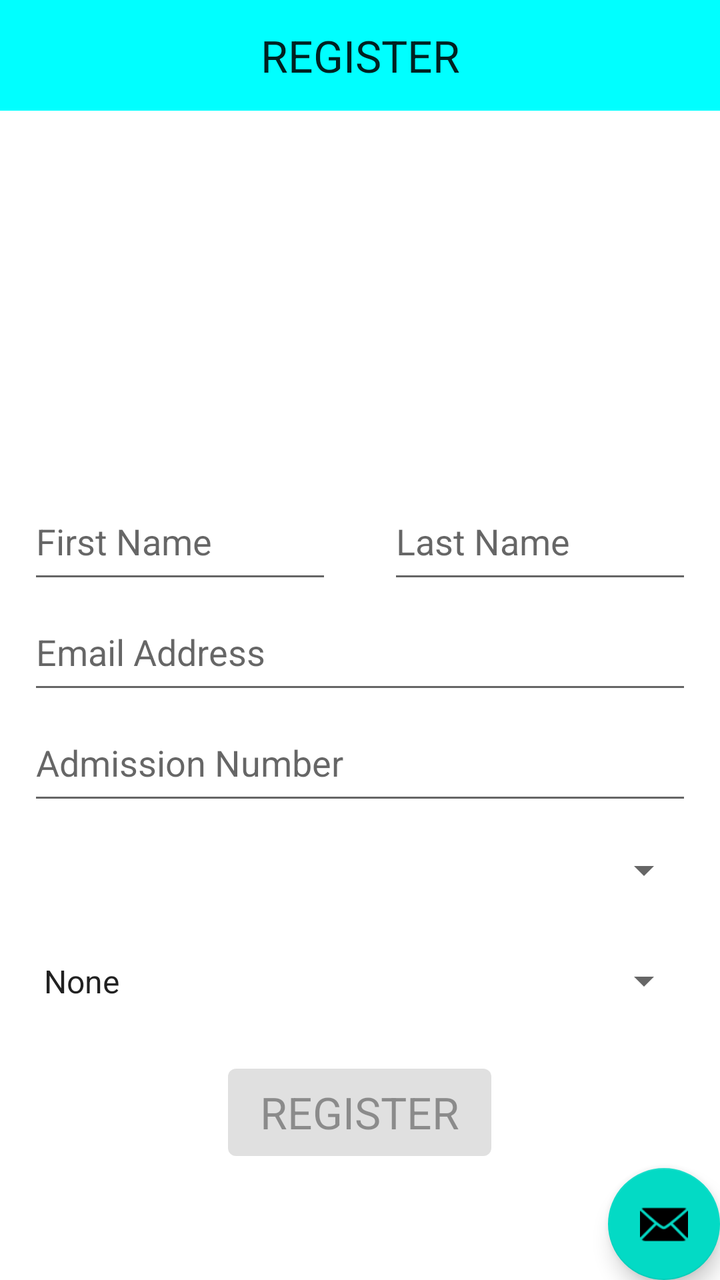
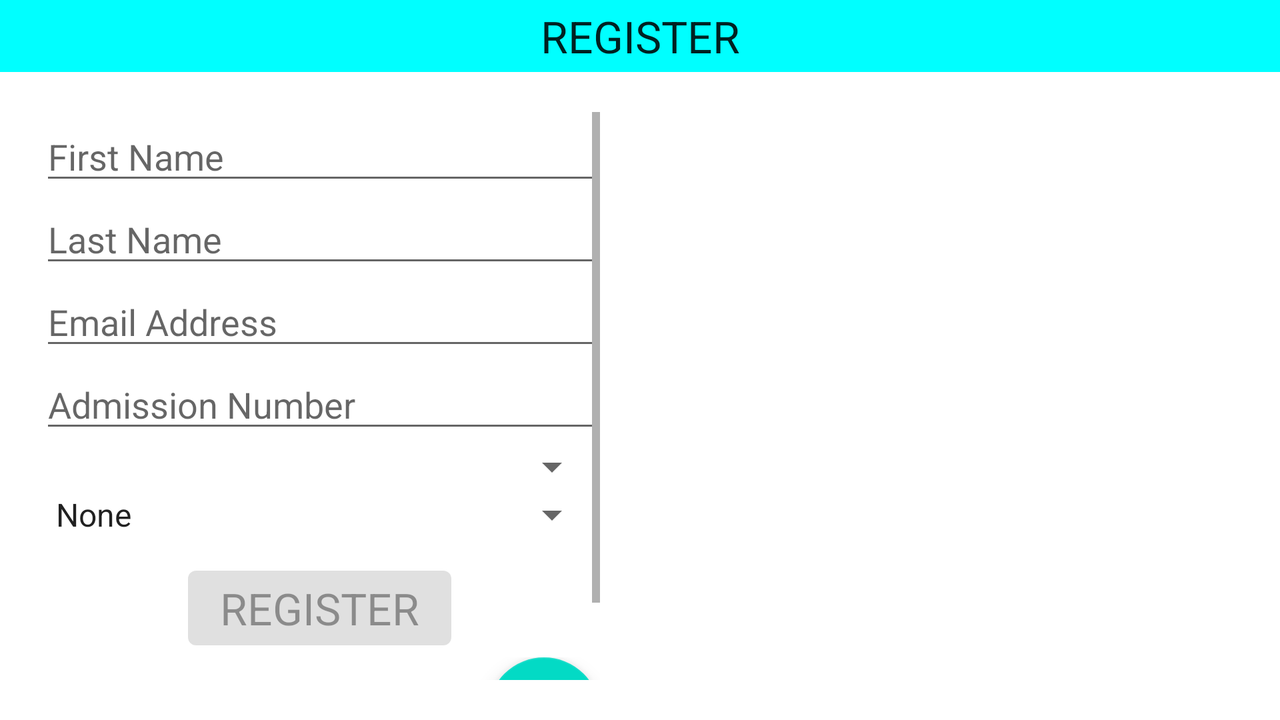

First picture: res/layout/ on a phone held upright. Second picture: the repository's own variant of that layout, on a device whose configuration matches the variant's folder. Source for both follows.
<!-- AndroidManifest.xml: application theme AppTheme -->
<!-- res/layout/fragment_register.xml -->
<?xml version="1.0" encoding="utf-8"?>
<LinearLayout
    xmlns:android="http://schemas.android.com/apk/res/android"
    xmlns:tools="http://schemas.android.com/tools"
    android:layout_width="match_parent"
    android:layout_height="match_parent"
    android:orientation="vertical"
    tools:context="com.example.android.classlist.activities.RegisterActivity">

    <LinearLayout
        android:layout_width="match_parent"
        android:layout_height="0dp"
        android:background="#00FFFF"
        android:layout_weight="1">

        <TextView
            android:layout_width="match_parent"
            android:layout_height="wrap_content"
            android:layout_gravity="center"
            android:text="@string/register_btn"
            android:textAlignment="center"
            android:textAppearance="?android:textAppearanceLarge"/>

    </LinearLayout>

    <LinearLayout
        android:layout_width="match_parent"
        android:layout_height="0dp"
        android:layout_margin="10dp"
        android:layout_weight="3"
        android:gravity="center"
        android:layout_marginTop="30dp"
        android:weightSum="1">

        <android.support.v7.widget.RecyclerView
            android:id="@+id/fragment_register_recycler_view"
            android:layout_width="match_parent"
            android:layout_height="match_parent"
            android:scrollbars="vertical" />

    </LinearLayout>

    <LinearLayout
        android:layout_width="match_parent"
        android:layout_height="0dp"
        android:layout_weight="1"
        android:layout_marginStart="14dp"
        android:layout_marginLeft="14dp"
        android:layout_marginEnd="14dp"
        android:layout_marginRight="14dp">

        <EditText
            android:id="@+id/firstName"
            android:layout_width="0dp"
            android:layout_height="match_parent"
            android:layout_gravity="center"
            android:layout_weight="1"
            android:layout_marginEnd="14dp"
            android:layout_marginRight="14dp"
            android:inputType="text"
            android:hint="@string/first_name"
            />

        <EditText
            android:id="@+id/lastName"
            android:layout_width="0dp"
            android:layout_height="match_parent"
            android:layout_weight="1"
            android:layout_marginStart="14dp"
            android:layout_marginLeft="14dp"
            android:inputType="text"
            android:hint="@string/last_name"
            />

    </LinearLayout>

    <EditText
        android:id="@+id/emailAddress"
        android:layout_width="match_parent"
        android:layout_height="0dp"
        android:layout_weight="1"
        android:layout_gravity="center"
        android:layout_marginStart="14dp"
        android:layout_marginLeft="14dp"
        android:layout_marginEnd="14dp"
        android:layout_marginRight="14dp"
        android:ems="10"
        android:inputType="textEmailAddress"
        android:hint="@string/email"/>

    <EditText
        android:id="@+id/admissionNum"
        android:layout_width="match_parent"
        android:layout_height="0dp"
        android:layout_weight="1"
        android:layout_gravity="center"
        android:layout_marginStart="14dp"
        android:layout_marginLeft="14dp"
        android:layout_marginEnd="14dp"
        android:layout_marginRight="14dp"
        android:hint="@string/admission_number"
        android:inputType="text"
        />

    <Spinner
        android:id="@+id/department"
        android:layout_width="match_parent"
        android:layout_height="0dp"
        android:layout_weight="1"
        android:layout_marginStart="14dp"
        android:layout_marginLeft="14dp"
        android:layout_marginEnd="14dp"
        android:layout_marginRight="14dp"
        />

    <Spinner
        android:id="@+id/year"
        android:layout_width="match_parent"
        android:layout_height="0dp"
        android:layout_weight="1"
        android:layout_marginStart="14dp"
        android:layout_marginLeft="14dp"
        android:layout_marginEnd="14dp"
        android:layout_marginRight="14dp"
        android:entries="@array/Years_of_study"
        android:prompt="@string/year_prompt"
        />

    <RelativeLayout
        android:layout_width="match_parent"
        android:layout_height="0dp"
        android:gravity="center"
        android:layout_marginStart="14dp"
        android:layout_marginLeft="14dp"
        android:layout_marginEnd="14dp"
        android:layout_marginRight="14dp"
        android:layout_marginTop="10dp"
        android:layout_weight="1">

        <Button
            android:id="@+id/register_btn"
            android:layout_width="wrap_content"
            android:layout_height="match_parent"
            android:text="@string/register_btn"
            android:enabled="false"
            android:layout_centerInParent="true"
            android:textAppearance="?android:textAppearanceLarge"/>

        <include layout="@layout/set_progress_bar"/>

    </RelativeLayout>

    <android.support.design.widget.FloatingActionButton
        android:id = "@+id/fab"
        android:layout_width="wrap_content"
        android:layout_height="wrap_content"
        android:layout_marginStart="5dp"
        android:layout_marginLeft="5dp"
        android:layout_gravity="end"
        android:src="@android:drawable/ic_dialog_email"/>

</LinearLayout>
<!-- res/layout/set_progress_bar.xml (included above) -->
<?xml version="1.0" encoding="utf-8"?>
<RelativeLayout xmlns:android="http://schemas.android.com/apk/res/android"
             xmlns:tools="http://schemas.android.com/tools"
             android:layout_width="match_parent"
             android:layout_height="wrap_content"
             tools:showIn="@layout/fragment_register" >

    <ProgressBar
        android:id="@+id/simpleProgressBar"
        android:layout_width="wrap_content"
        android:layout_height="wrap_content"
        android:visibility="invisible"
        android:layout_centerInParent="true"
        />

</RelativeLayout>
<!-- resources referenced by this layout -->
<resources>
  <string-array name="Years_of_study">
          <item>None</item>
          <item>1</item>
          <item>2</item>
          <item>3</item>
          <item>4</item>
          <item>5</item>
      </string-array>
  <string name="admission_number">Admission Number</string>
  <string name="email">Email Address</string>
  <string name="first_name">First Name</string>
  <string name="last_name">Last Name</string>
  <string name="register_btn">REGISTER</string>
  <string name="year_prompt">Choose year of study</string>
</resources>
<!-- res/layout-land/fragment_register.xml (the repository's variant of the layout above) -->
<!-- drawn on the phone turned sideways -->
<?xml version="1.0" encoding="utf-8"?>
<LinearLayout
    xmlns:android="http://schemas.android.com/apk/res/android"
    xmlns:tools="http://schemas.android.com/tools"
    android:layout_width="match_parent"
    android:layout_height="match_parent"
    android:orientation="vertical"
    tools:context="com.example.android.classlist.activities.RegisterActivity">

    <LinearLayout
        android:layout_width="match_parent"
        android:layout_height="0dp"
        android:background="#00FFFF"
        android:layout_weight="1">

        <TextView
            android:layout_width="match_parent"
            android:layout_height="wrap_content"
            android:layout_gravity="center"
            android:text="@string/register_btn"
            android:textAlignment="center"
            android:textAppearance="?android:textAppearanceLarge"/>

    </LinearLayout>

    <LinearLayout
        android:layout_width="match_parent"
        android:layout_height="0dp"
        android:orientation="horizontal"
        android:layout_weight="9"
        android:baselineAligned="false">

            <ScrollView
                android:layout_width="0dp"
                android:layout_height="match_parent"
                android:orientation="vertical"
                android:layout_weight="1"
                android:layout_margin="20dp">

                <RelativeLayout
                    android:layout_width="match_parent"
                    android:layout_height="wrap_content">

                    <EditText
                        android:id="@+id/firstName"
                        android:layout_width="match_parent"
                        android:layout_height="wrap_content"
                        android:layout_gravity="center"
                        android:inputType="text"
                        android:hint="@string/first_name"
                        />

                    <EditText
                        android:id="@+id/lastName"
                        android:layout_width="match_parent"
                        android:layout_height="wrap_content"
                        android:layout_below="@id/firstName"
                        android:inputType="text"
                        android:hint="@string/last_name"
                        />

                    <EditText
                        android:id="@+id/emailAddress"
                        android:layout_width="match_parent"
                        android:layout_height="wrap_content"
                        android:layout_below="@id/lastName"
                        android:layout_gravity="center"
                        android:hint="@string/email"
                        android:inputType="textEmailAddress"
                        />

                    <EditText
                        android:id="@+id/admissionNum"
                        android:layout_width="match_parent"
                        android:layout_height="wrap_content"
                        android:layout_below="@id/emailAddress"
                        android:layout_gravity="center"
                        android:hint="@string/admission_number"
                        android:inputType="text"
                        />

                    <Spinner
                        android:id="@+id/department"
                        android:layout_width="match_parent"
                        android:layout_height="wrap_content"
                        android:layout_below="@id/admissionNum"
                        />

                    <Spinner
                        android:id="@+id/year"
                        android:layout_width="match_parent"
                        android:layout_height="wrap_content"
                        android:layout_below="@id/department"
                        android:entries="@array/Years_of_study"
                        android:prompt="@string/year_prompt"
                        />

                    <LinearLayout
                        android:id="@+id/linear_layout"
                        android:layout_width="match_parent"
                        android:layout_height="wrap_content"
                        android:gravity="center"
                        android:layout_marginTop="10dp"
                        android:layout_below="@id/year">

                        <Button
                            android:id="@+id/register_btn"
                            android:layout_width="wrap_content"
                            android:layout_height="wrap_content"
                            android:layout_gravity="center"
                            android:text="@string/register_btn"
                            android:enabled="false"
                            android:textAppearance="?android:textAppearanceLarge"/>
                    </LinearLayout>

                    <include layout="@layout/set_progress_bar"/>

                    <RelativeLayout
                        android:layout_width="match_parent"
                        android:layout_height="wrap_content"
                        android:layout_below="@id/linear_layout">

                        <android.support.design.widget.FloatingActionButton
                            android:id = "@+id/fab"
                            android:layout_width="wrap_content"
                            android:layout_height="wrap_content"
                            android:layout_alignParentEnd="true"
                            android:layout_alignParentRight="true"
                            android:layout_marginStart="5dp"
                            android:layout_marginLeft="5dp"
                            android:src="@android:drawable/ic_dialog_email"/>

                    </RelativeLayout>

                </RelativeLayout>

            </ScrollView>

        <LinearLayout
            android:layout_width="0dp"
            android:layout_height="match_parent"
            android:layout_weight="1"
            android:gravity="center"
            android:layout_margin="20dp"
            android:weightSum="1">

            <android.support.v7.widget.RecyclerView
                android:id="@+id/fragment_register_recycler_view"
                android:layout_width="match_parent"
                android:layout_height="match_parent"
                android:scrollbars="vertical" />

        </LinearLayout>

    </LinearLayout>

</LinearLayout>
<!-- res/layout/fragment_register.xml (included above) -->
<?xml version="1.0" encoding="utf-8"?>
<LinearLayout
    xmlns:android="http://schemas.android.com/apk/res/android"
    xmlns:tools="http://schemas.android.com/tools"
    android:layout_width="match_parent"
    android:layout_height="match_parent"
    android:orientation="vertical"
    tools:context="com.example.android.classlist.activities.RegisterActivity">

    <LinearLayout
        android:layout_width="match_parent"
        android:layout_height="0dp"
        android:background="#00FFFF"
        android:layout_weight="1">

        <TextView
            android:layout_width="match_parent"
            android:layout_height="wrap_content"
            android:layout_gravity="center"
            android:text="@string/register_btn"
            android:textAlignment="center"
            android:textAppearance="?android:textAppearanceLarge"/>

    </LinearLayout>

    <LinearLayout
        android:layout_width="match_parent"
        android:layout_height="0dp"
        android:layout_margin="10dp"
        android:layout_weight="3"
        android:gravity="center"
        android:layout_marginTop="30dp"
        android:weightSum="1">

        <android.support.v7.widget.RecyclerView
            android:id="@+id/fragment_register_recycler_view"
            android:layout_width="match_parent"
            android:layout_height="match_parent"
            android:scrollbars="vertical" />

    </LinearLayout>

    <LinearLayout
        android:layout_width="match_parent"
        android:layout_height="0dp"
        android:layout_weight="1"
        android:layout_marginStart="14dp"
        android:layout_marginLeft="14dp"
        android:layout_marginEnd="14dp"
        android:layout_marginRight="14dp">

        <EditText
            android:id="@+id/firstName"
            android:layout_width="0dp"
            android:layout_height="match_parent"
            android:layout_gravity="center"
            android:layout_weight="1"
            android:layout_marginEnd="14dp"
            android:layout_marginRight="14dp"
            android:inputType="text"
            android:hint="@string/first_name"
            />

        <EditText
            android:id="@+id/lastName"
            android:layout_width="0dp"
            android:layout_height="match_parent"
            android:layout_weight="1"
            android:layout_marginStart="14dp"
            android:layout_marginLeft="14dp"
            android:inputType="text"
            android:hint="@string/last_name"
            />

    </LinearLayout>

    <EditText
        android:id="@+id/emailAddress"
        android:layout_width="match_parent"
        android:layout_height="0dp"
        android:layout_weight="1"
        android:layout_gravity="center"
        android:layout_marginStart="14dp"
        android:layout_marginLeft="14dp"
        android:layout_marginEnd="14dp"
        android:layout_marginRight="14dp"
        android:ems="10"
        android:inputType="textEmailAddress"
        android:hint="@string/email"/>

    <EditText
        android:id="@+id/admissionNum"
        android:layout_width="match_parent"
        android:layout_height="0dp"
        android:layout_weight="1"
        android:layout_gravity="center"
        android:layout_marginStart="14dp"
        android:layout_marginLeft="14dp"
        android:layout_marginEnd="14dp"
        android:layout_marginRight="14dp"
        android:hint="@string/admission_number"
        android:inputType="text"
        />

    <Spinner
        android:id="@+id/department"
        android:layout_width="match_parent"
        android:layout_height="0dp"
        android:layout_weight="1"
        android:layout_marginStart="14dp"
        android:layout_marginLeft="14dp"
        android:layout_marginEnd="14dp"
        android:layout_marginRight="14dp"
        />

    <Spinner
        android:id="@+id/year"
        android:layout_width="match_parent"
        android:layout_height="0dp"
        android:layout_weight="1"
        android:layout_marginStart="14dp"
        android:layout_marginLeft="14dp"
        android:layout_marginEnd="14dp"
        android:layout_marginRight="14dp"
        android:entries="@array/Years_of_study"
        android:prompt="@string/year_prompt"
        />

    <RelativeLayout
        android:layout_width="match_parent"
        android:layout_height="0dp"
        android:gravity="center"
        android:layout_marginStart="14dp"
        android:layout_marginLeft="14dp"
        android:layout_marginEnd="14dp"
        android:layout_marginRight="14dp"
        android:layout_marginTop="10dp"
        android:layout_weight="1">

        <Button
            android:id="@+id/register_btn"
            android:layout_width="wrap_content"
            android:layout_height="match_parent"
            android:text="@string/register_btn"
            android:enabled="false"
            android:layout_centerInParent="true"
            android:textAppearance="?android:textAppearanceLarge"/>

        <include layout="@layout/set_progress_bar"/>

    </RelativeLayout>

    <android.support.design.widget.FloatingActionButton
        android:id = "@+id/fab"
        android:layout_width="wrap_content"
        android:layout_height="wrap_content"
        android:layout_marginStart="5dp"
        android:layout_marginLeft="5dp"
        android:layout_gravity="end"
        android:src="@android:drawable/ic_dialog_email"/>

</LinearLayout>
